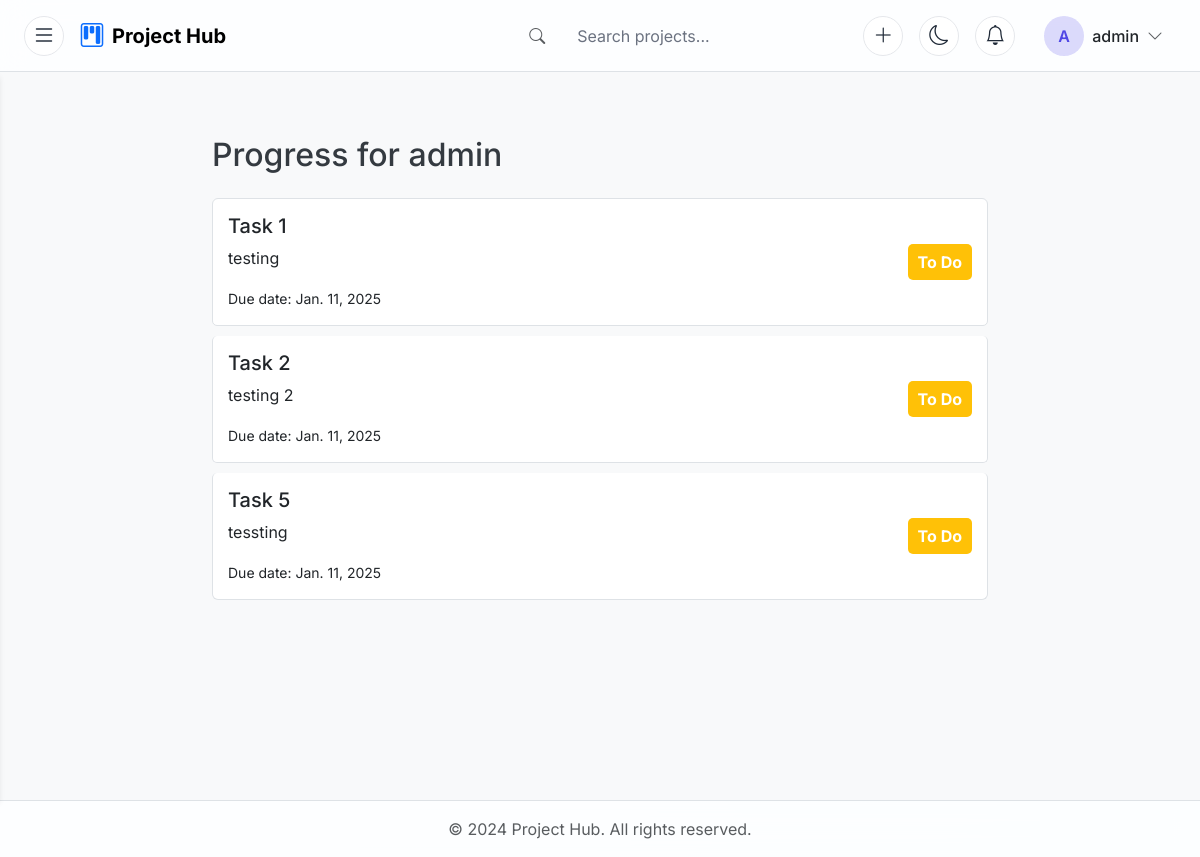
The app's page /projects/member_progress/ (signed in), older data.
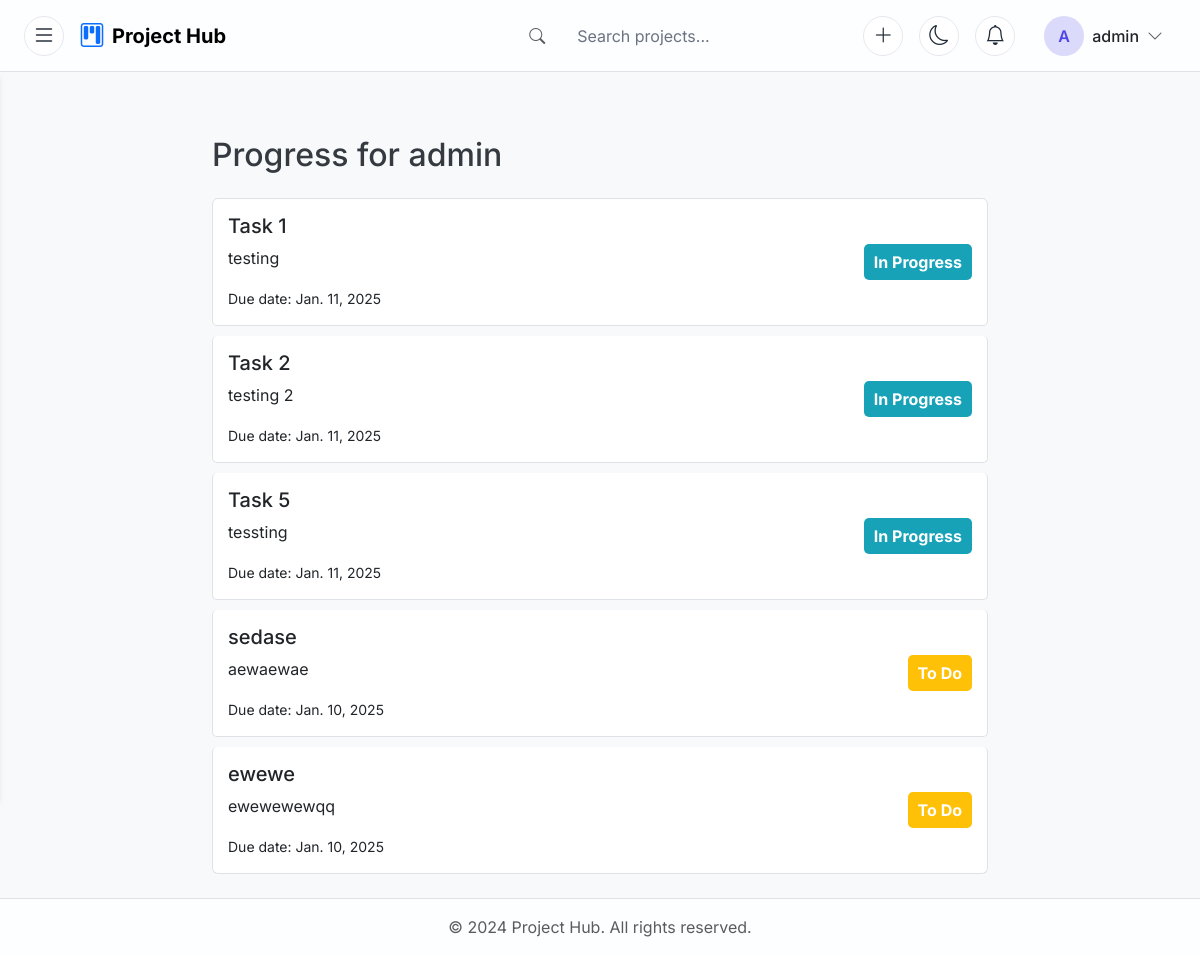
The same page, newer data.
### projects/models.py (models this page shows, shortened)
class User(AbstractUser):
    email = models.EmailField(unique=True)  # Enforce unique emails
    is_admin = models.BooleanField(default=False)  # Optional: you could also use is_staff or is_superuser
    groups = models.ManyToManyField(
        Group,
        related_name='custom_user_groups',
        blank=True,
        help_text='The groups this user belongs to.',
        verbose_name='groups',
    )
    user_permissions = models.ManyToManyField(
        Permission,
        related_name='custom_user_permissions',
        blank=True,
        help_text='Specific permissions for this user.',
        verbose_name='user permissions',
    )
    def is_admin(self):
        return self.is_staff  # Alternatively, you could use `is_admin` as a custom admin flag

class Task(models.Model):
    project = models.ForeignKey(Project, on_delete=models.CASCADE, related_name='tasks')
    assigned_to = models.ForeignKey(User, on_delete=models.CASCADE, related_name='tasks')
    title = models.CharField(max_length=200)
    description = models.TextField()
    start_date = models.DateField()
    due_date = models.DateField()
    STATUS_CHOICES = [
        ('todo', 'To Do'),
        ('inprogress', 'In Progress'),
        ('done', 'Done'),
    ]
    status = models.CharField(max_length=20, choices=STATUS_CHOICES, default='todo')
    class Meta:
        unique_together = ('project', 'title')  # Prevent duplicate task titles within the same project

### projects/views.py (the view)
# urls.py: path('member_progress/', views.member_progress, name='member_progress'),
@login_required
def member_progress(request):
    tasks = Task.objects.filter(assigned_to=request.user)
    return render(request, 'projects/member_progress.html', {'tasks': tasks})

### projects/templatetags/custom_filters.py (called while the page is built)
@register.filter
def task_status_color(status):
    if status == 'todo':
        return 'todo'
    elif status == 'inprogress':
        return 'inprogress'
    elif status == 'done':
        return 'done'
    return ''

### projects/templates/projects/member_progress.html (shortened to what this page needs)
{% extends 'base.html' %}
{% load static %}
{% load custom_filters %}
{% block extra_css %}
<link rel="stylesheet" href="{% static 'css/member_progress.css' %}">
{% endblock %}
{% block content %}
<div class="container mt-4">
    <h2 class="mb-4">Progress for {{ user.username }}</h2>
    <div class="progress-container">
        {% if tasks %}
            <ul class="list-group">
                {% for task in tasks %}
                <li class="list-group-item d-flex justify-content-between align-items-center">
                    <div>
                        <h5>{{ task.title }}</h5>
                        <p>{{ task.description }}</p>
                        <small>Due date: {{ task.due_date }}</small>
                    </div>
                    <span class="badge bg-{{ task.status|task_status_color }}">{{ task.get_status_display }}</span>
                </li>
                {% endfor %}
            </ul>
        {% else %}
            <p>No tasks assigned.</p>
        {% endif %}
    </div>
</div>
{% endblock %}

### projects/templates/base.html (shortened to what this page needs)
<!DOCTYPE html>
<html lang="en">
<head>
    {% load static %}
    <link href="https://cdn.jsdelivr.net/npm/bootstrap@5.3.0/dist/css/bootstrap.min.css" rel="stylesheet">
    <link href="https://cdn.jsdelivr.net/npm/bootstrap-icons/font/bootstrap-icons.css" rel="stylesheet">
    <link rel="stylesheet" href="{% static 'css/base.css' %}">
    {% block extra_css %}{% endblock %}
</head>
<body class="d-flex flex-column min-vh-100 theme-light">
    <header class="navbar glass-nav fixed-top border-bottom">
        <div class="container-fluid px-4">
            <div class="d-flex align-items-center gap-3">
                <button id="sidebarToggle" class="btn btn-icon rounded-circle p-2 hover-translate">
                    <i class="bi bi-list fs-4"></i>
                </button>
                <a class="navbar-brand d-flex align-items-center gap-2 hover-translate" href="{% url 'homepage' %}">
                    <i class="bi bi-kanban fs-4 text-primary"></i>
                    <span class="fw-bold">Project Hub</span>
                </a>
            </div>
            <div class="d-flex align-items-center gap-4">
                <div class="search-wrapper d-none d-md-flex align-items-center glass-card px-3 py-2">
                    <i class="bi bi-search text-muted search-icon"></i>
                    <input class="form-control border-0 bg-transparent shadow-none ms-2 search-input" type="search" placeholder="Search projects...">
                </div>
                <div class="d-flex align-items-center gap-3">
                    <button class="btn btn-icon rounded-circle p-2 hover-translate">
                        <i class="bi bi-plus-lg fs-5"></i>
                    </button>
                    <button id="themeToggle" class="btn btn-icon rounded-circle p-2 hover-translate">
                        <i class="bi bi-moon fs-5"></i>
                    </button>
                    <div class="dropdown">
                        <button class="btn btn-icon rounded-circle p-2 hover-translate position-relative" data-bs-toggle="dropdown">
                            <i class="bi bi-bell fs-5"></i>
                        </button>
                    </div>
                    <div class="dropdown">
                        <button class="btn d-flex align-items-center gap-2 hover-translate" data-bs-toggle="dropdown">
                            <div class="user-avatar rounded-circle overflow-hidden" style="width: 40px; height: 40px;">
                                {% if user.profile.avatar %}
                                    <img src="{{ user.profile.avatar.url }}" alt="Profile" class="w-100 h-100 object-fit-cover">
                                {% else %}
                                    <div class="avatar-placeholder d-flex align-items-center justify-content-center h-100">
                                        {{ user.username|slice:":1"|upper }}
                                    </div>
                                {% endif %}
                            </div>
                            <span class="d-none d-md-block fw-medium">{{ user.username }}</span>
                            <i class="bi bi-chevron-down text-muted"></i>
                        </button>
                    </div>
                </div>
            </div>
        </div>
    </header>
    <main class="main-content bg-light">
        <div class="container-fluid p-4">
            <div class="alert-container position-fixed top-0 end-0 p-3" style="z-index: 1050; margin-top: 80px;">
            </div>
            {% block content %}{% endblock %}
        </div>
    </main>
    <footer class="footer mt-auto py-3 glass-footer border-top">
        <div class="container text-center">
            <p class="mb-0 text-muted">&copy; 2024 Project Hub. All rights reserved.</p>
        </div>
    </footer>
</body>
</html>

### static/css/base.css (style rules this page uses)
:root { --primary: #4f46e5; --primary-light: rgba(79, 70, 229, 0.1); --text: #1f2937; --text-muted: #6b7280; --border: #e5e7eb; --glass-bg: rgba(255, 255, 255, 0.8); --glass-border: rgba(255, 255, 255, 0.4); --shadow-sm: 0 1px 2px rgba(0, 0, 0, 0.05); --shadow: 0 4px 6px -1px rgba(0, 0, 0, 0.1); --shadow-lg: 0 10px 15px -3px rgba(0, 0, 0, 0.1); --header-height: 72px; }
body { font-family: 'Inter', sans-serif; color: var(--text); background: linear-gradient(135deg, #f6f7ff 0%, #f0f9ff 100%); min-height: 100vh; padding-top: var(--header-height); }
.glass-nav { background: var(--glass-bg); backdrop-filter: blur(12px); border-bottom: 1px solid var(--glass-border); height: var(--header-height); }
.main-content { min-height: calc(100vh - var(--header-height)); transition: margin-left 0.3s ease-in-out; margin-left: 0; padding-top: 1rem; }
.btn-icon { width: 40px; height: 40px; padding: 0; display: flex; align-items: center; justify-content: center; border: 1px solid var(--border); background: var(--glass-bg); color: var(--text); transition: all 0.2s ease; cursor: pointer; }
.hover-translate { transition: transform 0.2s ease; }
.search-wrapper { border-radius: 2rem; min-width: 300px; position: relative; }
.search-wrapper input { color: var(--text); padding-left: 2.5rem; }
.search-wrapper input::placeholder { color: var(--text-muted); }
.search-wrapper .search-icon { position: absolute; left: 1rem; top: 50%; transform: translateY(-50%); }
.user-avatar { width: 40px; height: 40px; background: var(--primary-light); border-radius: 50%; overflow: hidden; }
.avatar-placeholder { width: 100%; height: 100%; display: flex; align-items: center; justify-content: center; background: var(--primary-light); color: var(--primary); font-weight: 600; }
.alert-container { position: fixed; top: calc(var(--header-height) + 20px); right: 20px; z-index: 1040; max-width: 400px; display: flex; flex-direction: column; gap: 10px; }
.glass-footer { background: var(--glass-bg); backdrop-filter: blur(12px); border-top: 1px solid var(--glass-border); margin-top: auto; }

### static/css/member_progress.css (style rules this page uses)
.container { max-width: 800px; margin: 0 auto; }
h2 { color: #343a40; }
.progress-container { margin-top: 20px; }
.list-group-item { display: flex; justify-content: space-between; align-items: center; padding: 15px; border: 1px solid #dee2e6; border-radius: 5px; margin-bottom: 10px; }
.list-group-item:last-child { margin-bottom: 0; }
.badge { font-size: 1rem; padding: 10px; border-radius: 5px; }
.bg-todo { background-color: #ffc107; }
.bg-inprogress { background-color: #17a2b8; }

Row changes from the older to the newer data that the page shows:
changed Task "Task 1": status "To Do" → "In Progress"
changed Task "Task 2": status "To Do" → "In Progress"
changed Task "Task 5": status "To Do" → "In Progress"
added Task: title "sedase", description "aewaewae", due_date "Jan. 10, 2025", status "To Do"
added Task: title "ewewe", description "ewewewewqq", due_date "Jan. 10, 2025", status "To Do"
